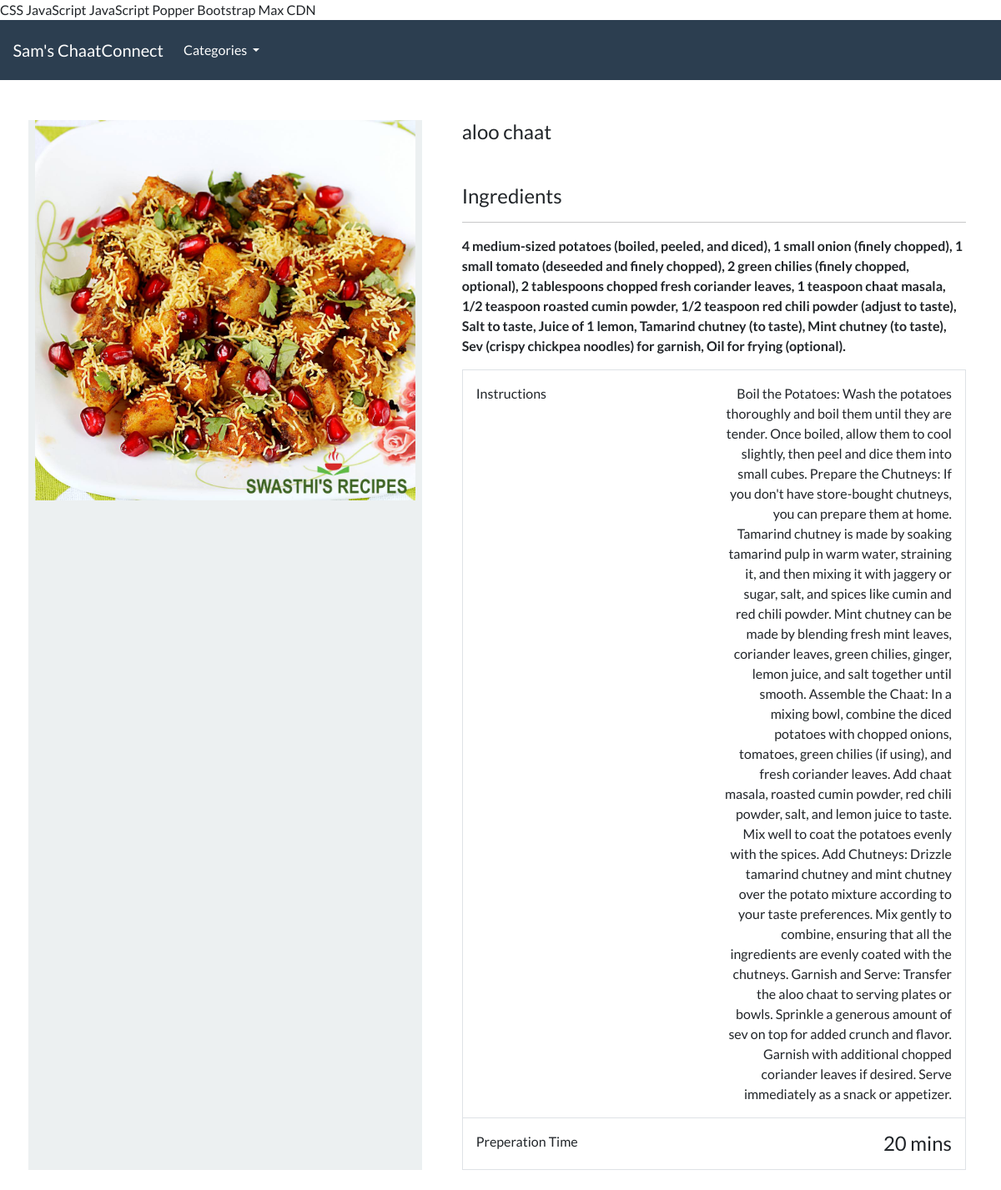
The page /product/aloo-chaat on the database as committed earlier.
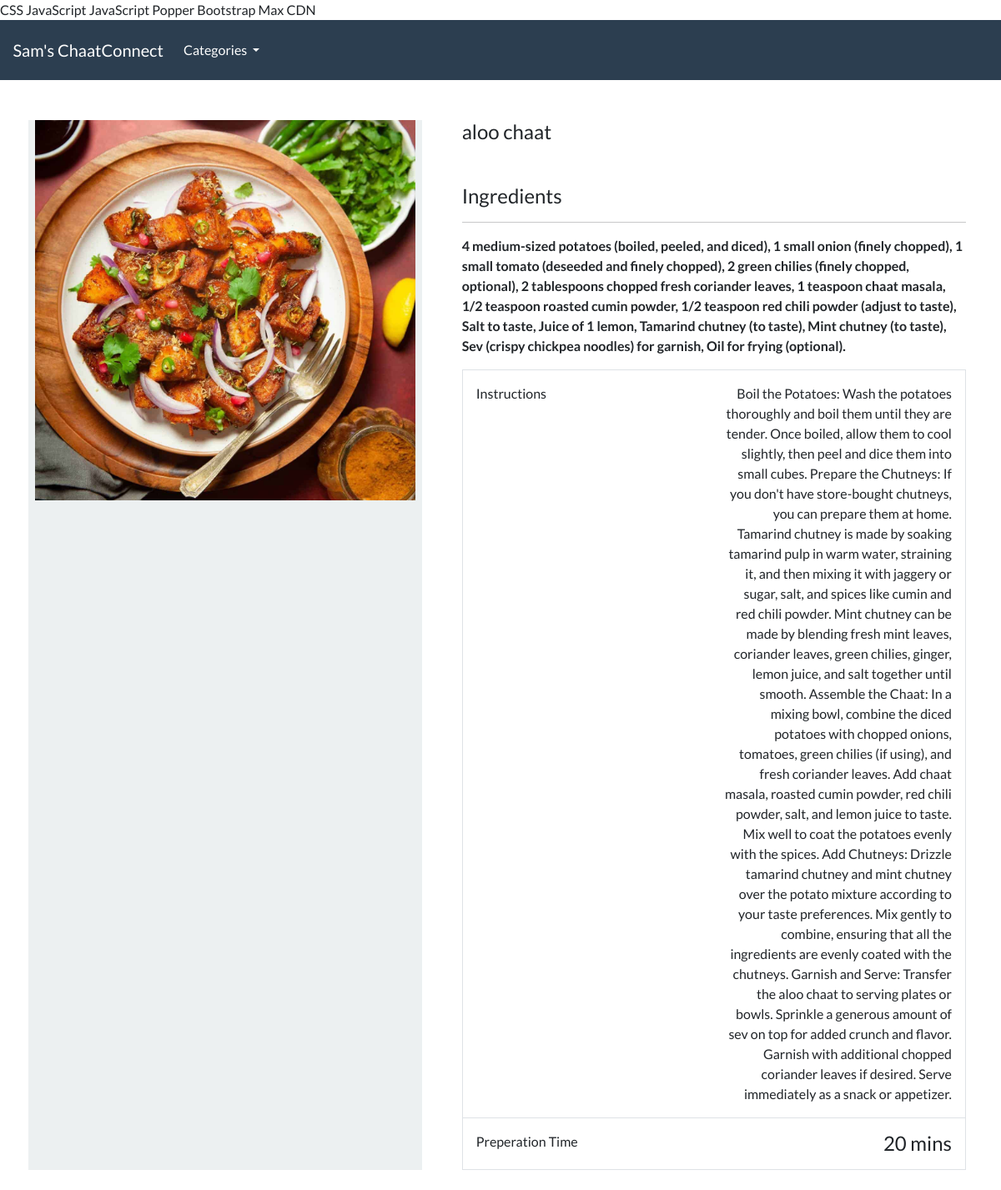
The same page on the database as committed later.
### food/models.py (models this page shows, shortened)
class Product(models.Model):
    Category = models.ForeignKey(Category, related_name='product', on_delete=models.CASCADE, null=True)
    title = models.CharField(max_length= 250)
    slug = models.SlugField(max_length=250, unique=True)
    ingredients = models.TextField()
    instructions = models.TextField()
    prep_time = models.IntegerField(help_text='Preparation time in minutes')
    image = models.ImageField(upload_to='imagees/')
    class Meta:
        verbose_name_plural = 'Products'

### food/views.py (the view)
# urls.py: path('product/<slug:product_slug>', views.product_details, name='product-details'),
def product_details(request, product_slug):
    details = get_object_or_404(Product, slug=product_slug)
    product_details1 = {'productdetails': details}
    return render(request, 'food/product-details.html', product_details1)

### food/models.py (called while the page is built)
    def get_absolute_url(self):
        return reverse('list-category', args=[self.slug])

### food/views.py (called while the page is built)
def categories(request):
    all_categories = Category.objects.all()
    return {'all_categories': all_categories}

### food/templates/food/product-details.html (shortened to what this page needs)
{% extends "./base.html" %}
{% load static %}
{% block content %}
<div class="container">
    <main class="pt-5">
        <div class="row g-3">
            <div class="col-md-5 col-lg-5 order-md-first bg-light">
                <img class="img-fluid mx-auto d-block" alt="Product Image" src="{{ productdetails.image.url }}">
            </div>
            <div class="col-md-7 col-lg-7 ps-md-3 ps-lg-5">
                <h1 class="mb-0 h4">{{ productdetails.title }}</h1>
                <br>
                <br>
                <h2 class="mb-0 h4">Ingredients</h2>
                <hr>
                <strong>{{ productdetails.ingredients }}</strong>
                <br>
                <div class="border">
                    <div class="col border-bottom">
                        <div class="row p-3">
                            <div class="col-6"> Instructions </div>
                            <div class="col-6 text-end">{{productdetails.instructions}}</div>
                        </div>
                    </div>
                    <div class="col">
                        <div class="row p-3">
                            <div class="col-6"> Preperation Time </div>
                            <div class="col-6 text-end"><span class="h4 ">{{productdetails.prep_time}} mins</span></div>
                        </div>
                    </div>
                </div>
            </div>
        </div>
    </main>
    <br>
</div>
{% endblock %}

Rows that differ between the two databases and show on the page:
changed Product "aloo chaat": image: a different picture
